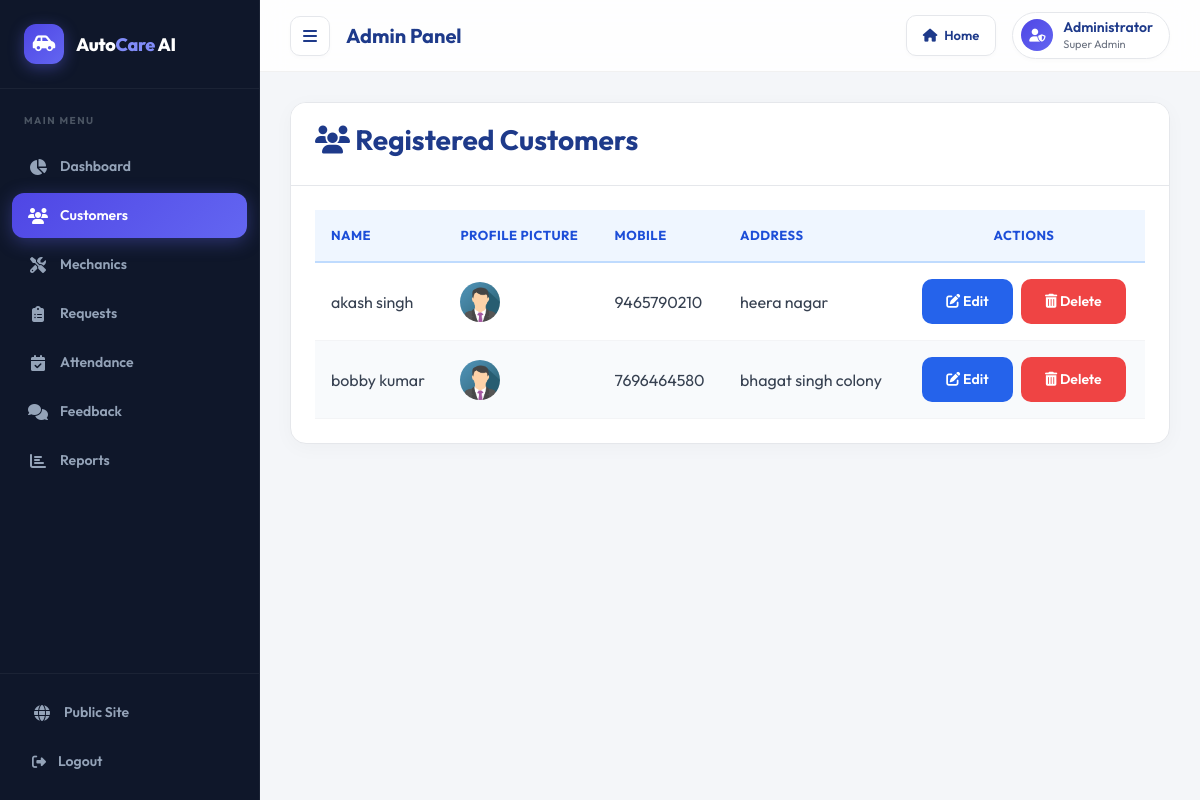
The page /admin-view-customer (signed in) on the database its author committed.
### vehicle/models.py (models this page shows, shortened)
class Customer(models.Model):
    user=models.OneToOneField(User,on_delete=models.CASCADE)
    profile_pic= models.ImageField(upload_to='profile_pic/CustomerProfilePic/',null=True,blank=True)
    address = models.CharField(max_length=40)
    mobile = models.CharField(max_length=20,null=False)
    @property
    def get_name(self):
        return self.user.first_name+" "+self.user.last_name

### vehicle/views.py (the view)
# urls.py: path('admin-view-customer',views.admin_view_customer_view,name='admin-view-customer'),
@login_required(login_url='adminlogin')
def admin_view_customer_view(request):
    customers=models.Customer.objects.all()
    return render(request,'vehicle/admin_view_customer.html',{'customers':customers})

### templates/vehicle/admin_view_customer.html
{% extends 'vehicle/adminbase.html' %}
{% block content %}
{% load static %}
<div class="wrapper">
  <div class="row">
    <div class="col-12 col-m-12 col-sm-12">
      <div class="card">
        <div class="card-header">
          <h3><i class="fas fa-users"></i> Registered Customers</h3>
        </div>
        <div class="card-content">
          <table>
            <thead>
              <tr>
                <th>Name</th>
                <th>Profile Picture</th>
                <th>Mobile</th>
                <th>Address</th>
                <th style="text-align: center;">Actions</th>
              </tr>
            </thead>
            <tbody>
              {% for c in customers %}
              <tr>
                <td>{{ c.get_name }}</td>
                <td>
                  <img src="{% if c.profile_pic %}{{ c.profile_pic.url }}{% else %}{% static 'images/admin.png' %}{% endif %}" alt="Profile Pic" height="40px" width="40px" style="border-radius: 50%; object-fit: cover;" />
                </td>
                <td>{{ c.mobile }}</td>
                <td>{{ c.address }}</td>
                <td style="text-align: center;">
                  <a class="btn btn-primary" href="{% url 'update-customer' c.id %}" style="padding: 6px 12px; font-size: 13px; margin-right: 5px;">
                    <i class="fas fa-edit"></i> Edit
                  </a>
                  <a class="btn btn-danger" href="{% url 'delete-customer' c.id %}" style="padding: 6px 12px; font-size: 13px;">
                    <i class="fas fa-trash-alt"></i> Delete
                  </a>
                </td>
              </tr>
              {% endfor %}
            </tbody>
          </table>
        </div>
      </div>
    </div>
  </div>
</div>
{% endblock content %}

### static/css/dashboard_theme.css (style rules this page uses)
.main-wrapper h1, .main-wrapper h2, .main-wrapper h3, .main-wrapper h4, .main-wrapper h5, .main-wrapper h6 { color: #1e3a8a; font-weight: 700; }
.main-wrapper .card { background: #ffffff !important; border: 1px solid #e5e7eb !important; border-radius: 16px !important; box-shadow: 0 4px 20px rgba(0, 0, 0, 0.03) !important; margin-bottom: 30px; overflow: hidden; transition: transform 0.25s ease, box-shadow 0.25s ease; }
.main-wrapper .card-header { background: #ffffff !important; border-bottom: 1px solid #e5e7eb !important; color: #1e3a8a !important; font-weight: 700 !important; padding: 20px 24px !important; }
.main-wrapper .card-body, .main-wrapper .card-content { padding: 24px !important; }
.main-wrapper .table, .main-wrapper table { width: 100%; border-collapse: collapse; color: #374151 !important; margin-bottom: 0 !important; background: #ffffff; }
.main-wrapper .table thead th, .main-wrapper table th { background: #eff6ff !important; border-bottom: 2px solid #bfdbfe !important; border-top: none !important; color: #1d4ed8 !important; font-weight: 700; text-transform: uppercase; font-size: 13px; letter-spacing: 0.5px; padding: 16px !important; text-align: left; }
.main-wrapper .table td, .main-wrapper table td { border-top: 1px solid #f3f4f6 !important; border-bottom: 1px solid #f3f4f6 !important; padding: 16px !important; vertical-align: middle !important; color: #374151 !important; }
.main-wrapper .table-striped tbody tr:nth-of-type(odd), .main-wrapper table tr:nth-child(even) td { background-color: #f8fafc !important; }
.main-wrapper .btn, .main-wrapper input[type=submit] { border-radius: 10px !important; font-weight: 600 !important; font-size: 14px !important; padding: 12px 24px !important; transition: all 0.25s ease !important; border: none !important; cursor: pointer; text-decoration: none; }
.main-wrapper .btn-primary { background: #2563eb !important; color: #fff !important; }
.main-wrapper .btn-danger { background: #ef4444 !important; color: #fff !important; }

### templates/vehicle/adminbase.html (style rules this page uses)
*, *::before, *::after { box-sizing: border-box; margin: 0; padding: 0; }
:root { --bg: #f4f6f9; --sidebar-bg: #0f172a; --sidebar-width: 260px; --nav-height: 72px; --primary: #4f46e5; --primary-light: #818cf8; --accent: #6366f1; --text: #1f2937; --text-muted: #6b7280; --border: rgba(0, 0, 0, 0.05); --sidebar-border: rgba(255, 255, 255, 0.05); --card: #ffffff; --gradient: linear-gradient(135deg, #4f46e5, #6366f1); }
body { font-family: 'Outfit', sans-serif; background: var(--bg); color: var(--text); display: flex; min-height: 100vh; overflow-x: hidden; }

### rows shown on the page
Customer: get_name "akash singh", mobile "9465790210", address "heera nagar"
Customer: get_name "bobby kumar", mobile "7696464580", address "bhagat singh colony"
